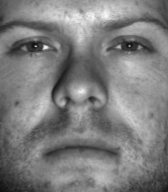
#> input picture faces_training/face01.pgm, 168 x 192 px; its folder holds only this picture in this run
$ python test2.py 1.0
#> lines starting #> are read from the running program, lines starting #| are printed output that depends on the picture; long printed decimals are rounded
import os
import re
import cv2
import sys
import numpy as np
import matplotlib.pyplot as plt
#이미지 출력 함수
def show_img(title,img):
    plt.figure(figsize= (12, 12))
    plt.title(title)
    plt.imshow(img)
    plt.show()

#directory 생성
def createDir(dir):
#> further down, raw_img is the input picture: shape (192, 168); min 14, max 249, mean 125.4
    try:
        if not os.path.exists(dir):
            os.makedirs(dir)
    except OSError:
        print ('Error: Creating directory. ' +  dir)

def save_img(student_id, image_path,img):
    img_file_name = image_path.split("/")[2]
    file_path = "./" + student_id + "/" + img_file_name
    cv2.imwrite(file_path,img)

#min max scaler
def min_max_scaler(img):
    temp_max = np.max(img[:, :,])
    temp_min = np.min(img[:, :])
    img[:, :] = (img[:, :] - temp_min) / (temp_max - temp_min)
    return img

#정보 출력 함수
def print_info(image_path, rate, K, raw_img, u_shape, s_shape, vT_shape):
    print("원본 이미지:\t\t\t", image_path)
    print("보존률:\t\t\t\t", rate)
    print("사용된 dimension:\t\t", K)
    print("원본 이미지 크기：\t\t", raw_img.shape)
    print("차원축소 후 각 matrix 크기:\t3 x ({} + {} + {})". format(u_shape, s_shape, vT_shape))

def compute_MSE(raw_img, result):
    return np.mean(np.square(raw_img - result))

def svd_pca(student_id, image_path, raw_img, rate = 0.8):
#> called with student_id = '2016147588', image_path = './faces_training/face01.pgm', rate = 1
    result = np.zeros(raw_img.shape)
    u_shape, s_shape, vT_shape  = 0 , 0 , 0
    U, sigma, V = np.linalg.svd(raw_img[:, :])
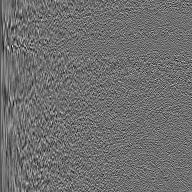
#> U: shape (192, 192) float64; min -0.315, max 0.406, mean -0.000369; drawn with min black and max white
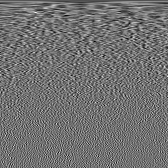
#> V: shape (168, 168) float64; min -0.295, max 0.367, mean -0.000451; drawn with min black and max white
#> sigma = 168 values, max 22888.9 at index 0, min 1.54 at index 167, mean 273
    K, temp = 0, 0
    # 보존률을 만족하기 위해 필요한 singular value 수 (K)
    while (temp / np.sum(sigma)) < rate:
        temp += sigma[K]
        K += 1
#> this loop made 168 passes
#> temp on passes 1 to 3: 22888.9, 26770.2, 28902.6
#> after the loop, K = 168; temp = 45868
    # 특이값 matrix를 위한 diagnoal행렬
    S = np.diag(sigma)[:K,:K]
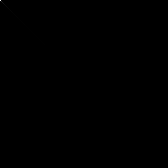
#> S: shape (168, 168) float64; min 0, max 22888.9, mean 1.6; drawn with min black and max white
    # 위에서 얻어진 S 행렬을 통해 축소된 K 차원에 project
    result[:, :] = (U[:, 0:K].dot(S)).dot(V[0:K, :])
    u_shape = U[:, 0:K].shape
#> u_shape = (192, 168)
    s_shape = S.shape
#> s_shape = (168, 168)
    vT_shape = V[0:K, :].shape
#> vT_shape = (168, 168)
    #scaling 적용(min max scaler 를 사용함)
    result = min_max_scaler(result)
#> in min_max_scaler, `temp_max = np.max(img[:, :,])`: temp_max = 249
#> in min_max_scaler, `temp_min = np.min(img[:, :])`: temp_min = 14
    #결과를 0~255의 int 배열로 저장 (이미지이기 때문에)
    result  = np.round(result * 255).astype('int')
    #compute MSE
    mse = compute_MSE(raw_img, result)
#> mse = 30.74
    # 결과 저장
    save_img(student_id,image_path,result)
    # 압축률 계산
    #정보 표시
    # print_info(image_path, rate, K, raw_img, u_shape, s_shape, vT_shape)
    return K, mse

def write_output_img(rate, K_list, mse_list):
    output = open('./2016147588/output.txt', 'w')
    output.write("########## STEP 1 ##########\n")
    output.write(f"Input Percentage: {rate}\n")
    output.write(f"Input Percentage: {rate}\n")


#main func
if __name__ == "__main__":
    student_id = "2016147588"
    createDir(student_id)
    rate=float(sys.argv[1])
    img_list = os.listdir("faces_training") # dir is your directory path

    img_obj_list = []
    K_list = []
    mse_list = []
    for img_name in img_list:
        image_path = f"./faces_training/{img_name}"
        raw_img = cv2.imread(image_path, cv2.IMREAD_GRAYSCALE)
        img_obj_list.append(raw_img)
        temp_K, temp_mse = svd_pca(student_id, image_path, raw_img, rate)
#> temp_K = 168; temp_mse = 30.74
        K_list.append(temp_K)
        mse_list.append(temp_mse)
    print(K_list)
#| [168]
    print(mse_list)
#| [30.738]

    write_output_img(rate, K_list, mse_list)

$ run again, on faces_training/face05.pgm
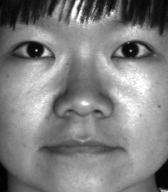
#> input picture faces_training/face05.pgm, 168 x 192 px
#> raw_img is the input picture: shape (192, 168); min 1, max 255, mean 128.4
#> in svd_pca, `U, sigma, V = np.linalg.svd(raw_img[:, :])`:
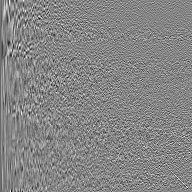
#> U: shape (192, 192) float64; min -0.372, max 0.337, mean -0.000334; drawn with min black and max white
#> in svd_pca, `U, sigma, V = np.linalg.svd(raw_img[:, :])`:
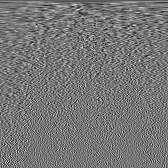
#> V: shape (168, 168) float64; min -0.337, max 0.384, mean -0.000512; drawn with min black and max white
#> sigma = 168 values, max 23996.1 at index 0, min 1.25 at index 167, mean 309.5
#> the loop in svd_pca, `while (temp / np.sum(sigma)) < rate:` made 168 passes
#> temp on passes 1 to 3: 23996.1, 29275.8, 31568.9
#> after the loop in svd_pca, `while (temp / np.sum(sigma)) < rate:`: K = 168; temp = 52004.2
#> temp_max = 255
#> temp_min = 1
#> mse = 0.441
#> temp_K = 168; temp_mse = 0.441
#| [168]
#| [0.4409]

$ run again, on faces_training/face07.pgm
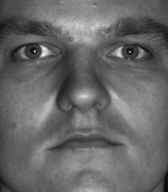
#> input picture faces_training/face07.pgm, 168 x 192 px
#> raw_img is the input picture: shape (192, 168); min 5, max 238, mean 103.5
#> in svd_pca, `U, sigma, V = np.linalg.svd(raw_img[:, :])`:
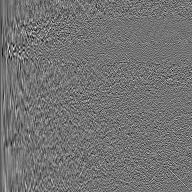
#> U: shape (192, 192) float64; min -0.356, max 0.43, mean -0.000424; drawn with min black and max white
#> in svd_pca, `U, sigma, V = np.linalg.svd(raw_img[:, :])`:
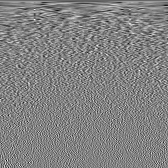
#> V: shape (168, 168) float64; min -0.36, max 0.344, mean -0.000467; drawn with min black and max white
#> sigma = 168 values, max 18889.2 at index 0, min 1.27 at index 167, mean 222
#> the loop in svd_pca, `while (temp / np.sum(sigma)) < rate:` made 168 passes
#> temp on passes 1 to 3: 18889.2, 22221.1, 23720.8
#> after the loop in svd_pca, `while (temp / np.sum(sigma)) < rate:`: K = 168; temp = 37294.2
#> temp_max = 238
#> temp_min = 5
#> mse = 26.83
#> temp_K = 168; temp_mse = 26.83
#| [168]
#| [26.830]

$ run again, on faces_training/face02.pgm
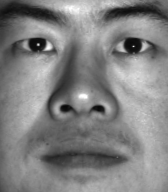
#> input picture faces_training/face02.pgm, 168 x 192 px
#> raw_img is the input picture: shape (192, 168); min 8, max 255, mean 129.8
#> in svd_pca, `U, sigma, V = np.linalg.svd(raw_img[:, :])`:
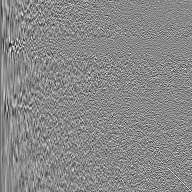
#> U: shape (192, 192) float64; min -0.371, max 0.32, mean -0.000475; drawn with min black and max white
#> in svd_pca, `U, sigma, V = np.linalg.svd(raw_img[:, :])`:
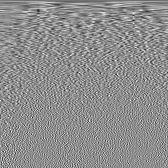
#> V: shape (168, 168) float64; min -0.394, max 0.312, mean -0.00046; drawn with min black and max white
#> sigma = 168 values, max 23706.3 at index 0, min 1.15 at index 167, mean 281.5
#> the loop in svd_pca, `while (temp / np.sum(sigma)) < rate:` made 168 passes
#> temp on passes 1 to 3: 23706.3, 28499.4, 30688.3
#> after the loop in svd_pca, `while (temp / np.sum(sigma)) < rate:`: K = 168; temp = 47295.7
#> temp_max = 255
#> temp_min = 8
#> mse = 18.45
#> temp_K = 168; temp_mse = 18.45
#| [168]
#| [18.454]
